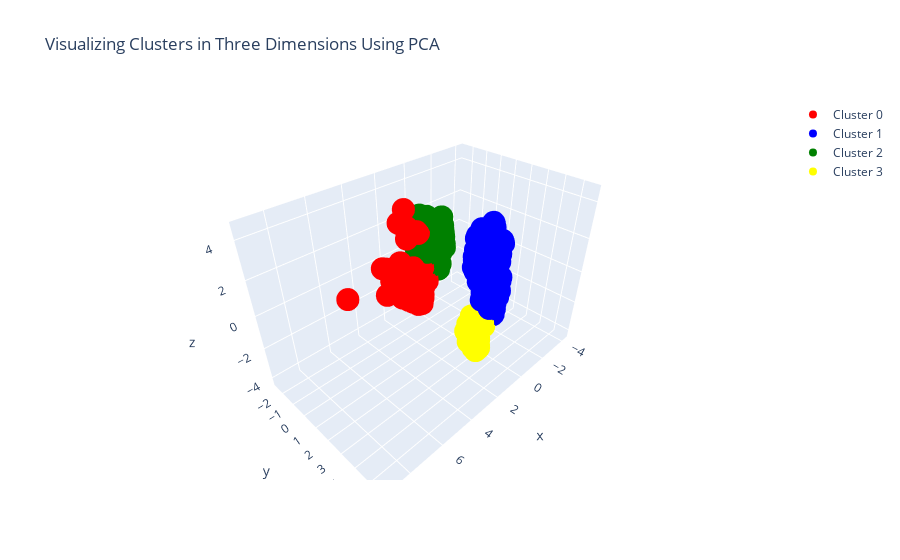

Write notebook code for a chart like this one.
### Markdown cell above
#### 3-D

### Code cell
#Instructions for building the 3-D plot

#trace1 is for 'Cluster 0'
trace1 = go.Scatter3d(
                    x = cluster0["PC1_3d"],
                    y = cluster0["PC2_3d"],
                    z = cluster0["PC3_3d"],
                    mode = "markers",
                    name = "Cluster 0",
                    marker = dict(color = 'red'),
                    text = None)

#trace2 is for 'Cluster 1'
trace2 = go.Scatter3d(
                    x = cluster1["PC1_3d"],
                    y = cluster1["PC2_3d"],
                    z = cluster1["PC3_3d"],
                    mode = "markers",
                    name = "Cluster 1",
                    marker = dict(color = 'blue'),
                    text = None)

#trace3 is for 'Cluster 2'
trace3 = go.Scatter3d(
                    x = cluster2["PC1_3d"],
                    y = cluster2["PC2_3d"],
                    z = cluster2["PC3_3d"],
                    mode = "markers",
                    name = "Cluster 2",
                    marker = dict(color = 'green'),
                    text = None)

#trace4 is for 'Cluster 3'
trace4 = go.Scatter3d(
                    x = cluster3["PC1_3d"],
                    y = cluster3["PC2_3d"],
                    z = cluster3["PC3_3d"],
                    mode = "markers",
                    name = "Cluster 3",
                    marker = dict(color = 'yellow'),
                    text = None)


data = [trace1, trace2, trace3, trace4]

title = "Visualizing Clusters in Three Dimensions Using PCA"

layout = dict(title = title,
              xaxis= dict(title= 'PC1',ticklen= 5,zeroline= False),
              yaxis= dict(title= 'PC2',ticklen= 5,zeroline= False)
             )

fig = dict(data = data, layout = layout)

iplot(fig)

### Figure 1 — Plotly figure (JSON) as saved in the notebook; plotly's stock layout.template omitted (floating-point values rounded to 4 significant figures; data arrays with more than 128 entries replaced by an {"elided": "..."} marker saying what was removed)
{"data": [{"marker": {"color": "red"}, "mode": "markers", "name": "Cluster 0", "type": "scatter3d", "x": {"elided": "1779 float values"}, "y": {"elided": "1779 float values"}, "z": {"elided": "1779 float values"}}, {"marker": {"color": "blue"}, "mode": "markers", "name": "Cluster 1", "type": "scatter3d", "x": {"elided": "1375 float values"}, "y": {"elided": "1375 float values"}, "z": {"elided": "1375 float values"}}, {"marker": {"color": "green"}, "mode": "markers", "name": "Cluster 2", "type": "scatter3d", "x": {"elided": "1780 float values"}, "y": {"elided": "1780 float values"}, "z": {"elided": "1780 float values"}}, {"marker": {"color": "yellow"}, "mode": "markers", "name": "Cluster 3", "type": "scatter3d", "x": [1.153, 1.1, 0.8433, 2.506, 1.188, 0.7003, 0.2942, 1.026, 1.844, 0.9137, 3.181, 0.2161, -0.1291, 2.046, -0.6693, 2.372, 0.2746, 2.378, 0.8845, 1.707, 1.791, 3.141, 0.3014, 0.8828, 0.4739, 0.3153, 3.338, 0.1041, 0.7177, -0.9403, 0.746, -1.107, 2.354, 1.067, 0.7768, 0.6232, 0.4007, 2.755, 0.7827, 1.358, 1.381, 2.81, 0.2913, 0.6213, 0.7288, 0.5886, 2.408, 0.4235, -0.1776, 1.935, 0.3798, 1.391, 2.887, -0.37, 0.6888, 1.7, 0.07934, 1.011, 0.3899, 2.164, 2.083, -1.143, 1.012, 3.002, -0.9515, 1.115], "y": [3.88, 3.711, 3.506, 4.621, 3.699, 3.389, 3.131, 3.799, 4.268, 3.525, 5.117, 3.31, 3.082, 4.269, 2.586, 4.603, 3.11, 4.607, 3.506, 4.029, 4.285, 5.092, 3.33, 3.7, 3.246, 3.339, 5.132, 3.002, 3.595, 2.592, 3.435, 2.308, 4.592, 3.766, 3.438, 3.45, 3.393, 4.847, 3.459, 4.01, 3.355, 4.882, 3.13, 3.356, 2.738, 3.318, 3.889, 3.417, 3.102, 4.326, 3.186, 3.854, 4.93, 2.98, 3.534, 4.05, 2.986, 3.612, 3.387, 3.793, 4.42, 2.48, 3.79, 5.004, 2.602, 3.856], "z": [-1.179, -2.549, -2.721, -0.9773, -3.143, -3.528, -3.848, -1.278, -0.8367, -3.359, 0.2215, -2.412, 0.2132, -1.774, -2.003, -0.4201, -4.095, -0.4132, -3.382, -2.734, -0.6759, 0.1874, -2.081, -1.624, -3.707, -2.07, -0.791, -4.23, -1.753, -0.9186, -3.029, -2.348, -0.431, -1.678, -3.468, 0.175, -2.004, -0.115, -3.0, -1.018, -1.044, -0.07291, -3.851, -3.127, -3.551, -3.617, -1.1, -1.754, 0.3774, -0.7629, -3.781, -2.29, -0.01467, 0.2264, 0.194, -2.046, -4.249, -2.588, -2.012, -0.8617, -0.6457, -0.6153, -1.29, 0.07931, -0.4643, -1.21]}], "layout": {"title": {"text": "Visualizing Clusters in Three Dimensions Using PCA"}, "xaxis": {"ticklen": 5, "title": {"text": "PC1"}, "zeroline": false}, "yaxis": {"ticklen": 5, "title": {"text": "PC2"}, "zeroline": false}}}
